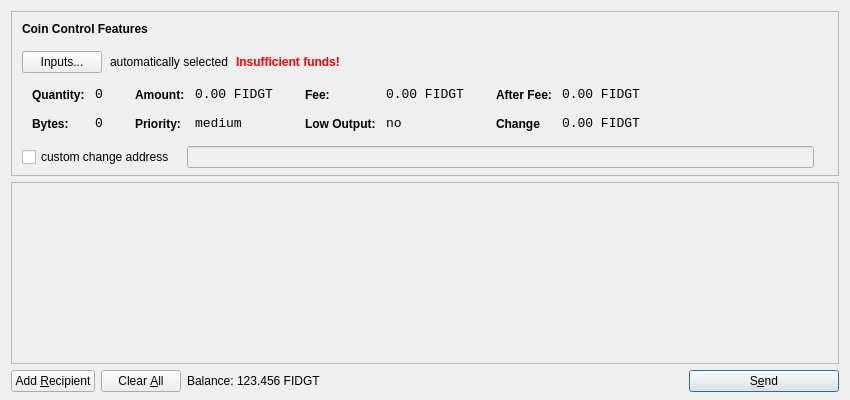
<?xml version="1.0" encoding="UTF-8"?>
<ui version="4.0">
 <class>SendCoinsDialog</class>
 <widget class="QDialog" name="SendCoinsDialog">
  <property name="geometry">
   <rect>
    <x>0</x>
    <y>0</y>
    <width>850</width>
    <height>400</height>
   </rect>
  </property>
  <property name="windowTitle">
   <string>Send Coins</string>
  </property>
  <layout class="QVBoxLayout" name="verticalLayout" stretch="0,1,0">
   <property name="bottomMargin">
    <number>8</number>
   </property>
   <item>
    <widget class="QFrame" name="frameCoinControl">
     <property name="sizePolicy">
      <sizepolicy hsizetype="Expanding" vsizetype="Expanding">
       <horstretch>0</horstretch>
       <verstretch>0</verstretch>
      </sizepolicy>
     </property>
     <property name="maximumSize">
      <size>
       <width>16777215</width>
       <height>16777215</height>
      </size>
     </property>
     <property name="frameShape">
      <enum>QFrame::StyledPanel</enum>
     </property>
     <property name="frameShadow">
      <enum>QFrame::Sunken</enum>
     </property>
     <layout class="QVBoxLayout" name="verticalLayoutCoinControl2">
      <property name="spacing">
       <number>6</number>
      </property>
      <property name="leftMargin">
       <number>0</number>
      </property>
      <property name="topMargin">
       <number>0</number>
      </property>
      <property name="rightMargin">
       <number>0</number>
      </property>
      <property name="bottomMargin">
       <number>6</number>
      </property>
      <item>
       <layout class="QVBoxLayout" name="verticalLayoutCoinControl" stretch="0,0,0,0,1">
        <property name="spacing">
         <number>0</number>
        </property>
        <property name="leftMargin">
         <number>10</number>
        </property>
        <property name="topMargin">
         <number>10</number>
        </property>
        <item>
         <layout class="QHBoxLayout" name="horizontalLayoutCoinControl1">
          <property name="bottomMargin">
           <number>15</number>
          </property>
          <item>
           <widget class="QLabel" name="labelCoinControlFeatures">
            <property name="sizePolicy">
             <sizepolicy hsizetype="Preferred" vsizetype="Maximum">
              <horstretch>0</horstretch>
              <verstretch>0</verstretch>
             </sizepolicy>
            </property>
            <property name="font">
             <font>
              <weight>75</weight>
              <bold>true</bold>
             </font>
            </property>
            <property name="styleSheet">
             <string notr="true">font-weight:bold;</string>
            </property>
            <property name="text">
             <string>Coin Control Features</string>
            </property>
           </widget>
          </item>
         </layout>
        </item>
        <item>
         <layout class="QHBoxLayout" name="horizontalLayoutCoinControl2" stretch="0,0,0,0">
          <property name="spacing">
           <number>8</number>
          </property>
          <property name="bottomMargin">
           <number>10</number>
          </property>
          <item>
           <widget class="QPushButton" name="pushButtonCoinControl">
            <property name="styleSheet">
             <string notr="true"/>
            </property>
            <property name="text">
             <string>Inputs...</string>
            </property>
           </widget>
          </item>
          <item>
           <widget class="QLabel" name="labelCoinControlAutomaticallySelected">
            <property name="text">
             <string>automatically selected</string>
            </property>
            <property name="margin">
             <number>5</number>
            </property>
           </widget>
          </item>
          <item>
           <widget class="QLabel" name="labelCoinControlInsuffFunds">
            <property name="font">
             <font>
              <weight>75</weight>
              <bold>true</bold>
             </font>
            </property>
            <property name="styleSheet">
             <string notr="true">color:red;font-weight:bold;</string>
            </property>
            <property name="text">
             <string>Insufficient funds!</string>
            </property>
            <property name="margin">
             <number>5</number>
            </property>
           </widget>
          </item>
          <item>
           <spacer name="horizontalSpacerCoinControl">
            <property name="orientation">
             <enum>Qt::Horizontal</enum>
            </property>
            <property name="sizeHint" stdset="0">
             <size>
              <width>40</width>
              <height>1</height>
             </size>
            </property>
           </spacer>
          </item>
         </layout>
        </item>
        <item>
         <widget class="QWidget" name="widgetCoinControl" native="true">
          <property name="sizePolicy">
           <sizepolicy hsizetype="Preferred" vsizetype="Preferred">
            <horstretch>0</horstretch>
            <verstretch>0</verstretch>
           </sizepolicy>
          </property>
          <property name="minimumSize">
           <size>
            <width>0</width>
            <height>0</height>
           </size>
          </property>
          <property name="styleSheet">
           <string notr="true"/>
          </property>
          <layout class="QHBoxLayout" name="horizontalLayoutCoinControl5">
           <property name="margin">
            <number>0</number>
           </property>
           <item>
            <layout class="QHBoxLayout" name="horizontalLayoutCoinControl3" stretch="0,0,0,1">
             <property name="spacing">
              <number>20</number>
             </property>
             <property name="topMargin">
              <number>0</number>
             </property>
             <property name="bottomMargin">
              <number>10</number>
             </property>
             <item>
              <layout class="QFormLayout" name="formLayoutCoinControl1">
               <property name="horizontalSpacing">
                <number>10</number>
               </property>
               <property name="verticalSpacing">
                <number>14</number>
               </property>
               <property name="leftMargin">
                <number>10</number>
               </property>
               <property name="topMargin">
                <number>4</number>
               </property>
               <property name="rightMargin">
                <number>6</number>
               </property>
               <item row="0" column="0">
                <widget class="QLabel" name="labelCoinControlQuantityText">
                 <property name="styleSheet">
                  <string notr="true">font-weight:bold;</string>
                 </property>
                 <property name="text">
                  <string>Quantity:</string>
                 </property>
                 <property name="margin">
                  <number>0</number>
                 </property>
                </widget>
               </item>
               <item row="0" column="1">
                <widget class="QLabel" name="labelCoinControlQuantity">
                 <property name="font">
                  <font>
                   <family>Monospace</family>
                   <pointsize>10</pointsize>
                  </font>
                 </property>
                 <property name="cursor">
                  <cursorShape>IBeamCursor</cursorShape>
                 </property>
                 <property name="contextMenuPolicy">
                  <enum>Qt::ActionsContextMenu</enum>
                 </property>
                 <property name="text">
                  <string>0</string>
                 </property>
                 <property name="margin">
                  <number>0</number>
                 </property>
                 <property name="textInteractionFlags">
                  <set>Qt::LinksAccessibleByMouse|Qt::TextSelectableByKeyboard|Qt::TextSelectableByMouse</set>
                 </property>
                </widget>
               </item>
               <item row="1" column="0">
                <widget class="QLabel" name="labelCoinControlBytesText">
                 <property name="styleSheet">
                  <string notr="true">font-weight:bold;</string>
                 </property>
                 <property name="text">
                  <string>Bytes:</string>
                 </property>
                </widget>
               </item>
               <item row="1" column="1">
                <widget class="QLabel" name="labelCoinControlBytes">
                 <property name="font">
                  <font>
                   <family>Monospace</family>
                   <pointsize>10</pointsize>
                  </font>
                 </property>
                 <property name="cursor">
                  <cursorShape>IBeamCursor</cursorShape>
                 </property>
                 <property name="contextMenuPolicy">
                  <enum>Qt::ActionsContextMenu</enum>
                 </property>
                 <property name="text">
                  <string>0</string>
                 </property>
                 <property name="textInteractionFlags">
                  <set>Qt::LinksAccessibleByMouse|Qt::TextSelectableByKeyboard|Qt::TextSelectableByMouse</set>
                 </property>
                </widget>
               </item>
              </layout>
             </item>
             <item>
              <layout class="QFormLayout" name="formLayoutCoinControl2">
               <property name="horizontalSpacing">
                <number>10</number>
               </property>
               <property name="verticalSpacing">
                <number>14</number>
               </property>
               <property name="leftMargin">
                <number>6</number>
               </property>
               <property name="topMargin">
                <number>4</number>
               </property>
               <property name="rightMargin">
                <number>6</number>
               </property>
               <item row="0" column="0">
                <widget class="QLabel" name="labelCoinControlAmountText">
                 <property name="styleSheet">
                  <string notr="true">font-weight:bold;</string>
                 </property>
                 <property name="text">
                  <string>Amount:</string>
                 </property>
                 <property name="margin">
                  <number>0</number>
                 </property>
                </widget>
               </item>
               <item row="0" column="1">
                <widget class="QLabel" name="labelCoinControlAmount">
                 <property name="font">
                  <font>
                   <family>Monospace</family>
                   <pointsize>10</pointsize>
                  </font>
                 </property>
                 <property name="cursor">
                  <cursorShape>IBeamCursor</cursorShape>
                 </property>
                 <property name="contextMenuPolicy">
                  <enum>Qt::ActionsContextMenu</enum>
                 </property>
                 <property name="text">
                  <string>0.00 FIDGT</string>
                 </property>
                 <property name="textInteractionFlags">
                  <set>Qt::LinksAccessibleByMouse|Qt::TextSelectableByKeyboard|Qt::TextSelectableByMouse</set>
                 </property>
                </widget>
               </item>
               <item row="1" column="0">
                <widget class="QLabel" name="labelCoinControlPriorityText">
                 <property name="styleSheet">
                  <string notr="true">font-weight:bold;</string>
                 </property>
                 <property name="text">
                  <string>Priority:</string>
                 </property>
                </widget>
               </item>
               <item row="1" column="1">
                <widget class="QLabel" name="labelCoinControlPriority">
                 <property name="font">
                  <font>
                   <family>Monospace</family>
                   <pointsize>10</pointsize>
                  </font>
                 </property>
                 <property name="cursor">
                  <cursorShape>IBeamCursor</cursorShape>
                 </property>
                 <property name="contextMenuPolicy">
                  <enum>Qt::ActionsContextMenu</enum>
                 </property>
                 <property name="text">
                  <string>medium</string>
                 </property>
                 <property name="textInteractionFlags">
                  <set>Qt::LinksAccessibleByMouse|Qt::TextSelectableByKeyboard|Qt::TextSelectableByMouse</set>
                 </property>
                </widget>
               </item>
              </layout>
             </item>
             <item>
              <layout class="QFormLayout" name="formLayoutCoinControl3">
               <property name="horizontalSpacing">
                <number>10</number>
               </property>
               <property name="verticalSpacing">
                <number>14</number>
               </property>
               <property name="leftMargin">
                <number>6</number>
               </property>
               <property name="topMargin">
                <number>4</number>
               </property>
               <property name="rightMargin">
                <number>6</number>
               </property>
               <item row="0" column="0">
                <widget class="QLabel" name="labelCoinControlFeeText">
                 <property name="styleSheet">
                  <string notr="true">font-weight:bold;</string>
                 </property>
                 <property name="text">
                  <string>Fee:</string>
                 </property>
                 <property name="margin">
                  <number>0</number>
                 </property>
                </widget>
               </item>
               <item row="0" column="1">
                <widget class="QLabel" name="labelCoinControlFee">
                 <property name="font">
                  <font>
                   <family>Monospace</family>
                   <pointsize>10</pointsize>
                  </font>
                 </property>
                 <property name="cursor">
                  <cursorShape>IBeamCursor</cursorShape>
                 </property>
                 <property name="contextMenuPolicy">
                  <enum>Qt::ActionsContextMenu</enum>
                 </property>
                 <property name="text">
                  <string>0.00 FIDGT</string>
                 </property>
                 <property name="textInteractionFlags">
                  <set>Qt::LinksAccessibleByMouse|Qt::TextSelectableByKeyboard|Qt::TextSelectableByMouse</set>
                 </property>
                </widget>
               </item>
               <item row="1" column="0">
                <widget class="QLabel" name="labelCoinControlLowOutputText">
                 <property name="styleSheet">
                  <string notr="true">font-weight:bold;</string>
                 </property>
                 <property name="text">
                  <string>Low Output:</string>
                 </property>
                </widget>
               </item>
               <item row="1" column="1">
                <widget class="QLabel" name="labelCoinControlLowOutput">
                 <property name="font">
                  <font>
                   <family>Monospace</family>
                   <pointsize>10</pointsize>
                  </font>
                 </property>
                 <property name="cursor">
                  <cursorShape>IBeamCursor</cursorShape>
                 </property>
                 <property name="contextMenuPolicy">
                  <enum>Qt::ActionsContextMenu</enum>
                 </property>
                 <property name="text">
                  <string>no</string>
                 </property>
                 <property name="textInteractionFlags">
                  <set>Qt::LinksAccessibleByMouse|Qt::TextSelectableByKeyboard|Qt::TextSelectableByMouse</set>
                 </property>
                </widget>
               </item>
              </layout>
             </item>
             <item>
              <layout class="QFormLayout" name="formLayoutCoinControl4">
               <property name="horizontalSpacing">
                <number>10</number>
               </property>
               <property name="verticalSpacing">
                <number>14</number>
               </property>
               <property name="leftMargin">
                <number>6</number>
               </property>
               <property name="topMargin">
                <number>4</number>
               </property>
               <property name="rightMargin">
                <number>6</number>
               </property>
               <item row="0" column="0">
                <widget class="QLabel" name="labelCoinControlAfterFeeText">
                 <property name="styleSheet">
                  <string notr="true">font-weight:bold;</string>
                 </property>
                 <property name="text">
                  <string>After Fee:</string>
                 </property>
                 <property name="margin">
                  <number>0</number>
                 </property>
                </widget>
               </item>
               <item row="0" column="1">
                <widget class="QLabel" name="labelCoinControlAfterFee">
                 <property name="font">
                  <font>
                   <family>Monospace</family>
                   <pointsize>10</pointsize>
                  </font>
                 </property>
                 <property name="cursor">
                  <cursorShape>IBeamCursor</cursorShape>
                 </property>
                 <property name="contextMenuPolicy">
                  <enum>Qt::ActionsContextMenu</enum>
                 </property>
                 <property name="text">
                  <string>0.00 FIDGT</string>
                 </property>
                 <property name="textInteractionFlags">
                  <set>Qt::LinksAccessibleByMouse|Qt::TextSelectableByKeyboard|Qt::TextSelectableByMouse</set>
                 </property>
                </widget>
               </item>
               <item row="1" column="0">
                <widget class="QLabel" name="labelCoinControlChangeText">
                 <property name="styleSheet">
                  <string notr="true">font-weight:bold;</string>
                 </property>
                 <property name="text">
                  <string>Change</string>
                 </property>
                </widget>
               </item>
               <item row="1" column="1">
                <widget class="QLabel" name="labelCoinControlChange">
                 <property name="font">
                  <font>
                   <family>Monospace</family>
                   <pointsize>10</pointsize>
                  </font>
                 </property>
                 <property name="cursor">
                  <cursorShape>IBeamCursor</cursorShape>
                 </property>
                 <property name="contextMenuPolicy">
                  <enum>Qt::ActionsContextMenu</enum>
                 </property>
                 <property name="text">
                  <string>0.00 FIDGT</string>
                 </property>
                 <property name="textInteractionFlags">
                  <set>Qt::LinksAccessibleByMouse|Qt::TextSelectableByKeyboard|Qt::TextSelectableByMouse</set>
                 </property>
                </widget>
               </item>
              </layout>
             </item>
            </layout>
           </item>
          </layout>
         </widget>
        </item>
        <item>
         <layout class="QHBoxLayout" name="horizontalLayoutCoinControl4" stretch="0,0,0">
          <property name="spacing">
           <number>12</number>
          </property>
          <property name="sizeConstraint">
           <enum>QLayout::SetDefaultConstraint</enum>
          </property>
          <property name="topMargin">
           <number>5</number>
          </property>
          <property name="rightMargin">
           <number>5</number>
          </property>
          <item>
           <widget class="QCheckBox" name="checkBoxCoinControlChange">
            <property name="text">
             <string>custom change address</string>
            </property>
           </widget>
          </item>
          <item>
           <widget class="QLineEdit" name="lineEditCoinControlChange">
            <property name="enabled">
             <bool>false</bool>
            </property>
            <property name="sizePolicy">
             <sizepolicy hsizetype="Expanding" vsizetype="Fixed">
              <horstretch>0</horstretch>
              <verstretch>0</verstretch>
             </sizepolicy>
            </property>
           </widget>
          </item>
          <item>
           <widget class="QLabel" name="labelCoinControlChangeLabel">
            <property name="sizePolicy">
             <sizepolicy hsizetype="Preferred" vsizetype="Expanding">
              <horstretch>0</horstretch>
              <verstretch>0</verstretch>
             </sizepolicy>
            </property>
            <property name="minimumSize">
             <size>
              <width>0</width>
              <height>0</height>
             </size>
            </property>
            <property name="text">
             <string/>
            </property>
            <property name="margin">
             <number>3</number>
            </property>
           </widget>
          </item>
         </layout>
        </item>
        <item>
         <spacer name="verticalSpacerCoinControl">
          <property name="orientation">
           <enum>Qt::Vertical</enum>
          </property>
          <property name="sizeHint" stdset="0">
           <size>
            <width>800</width>
            <height>1</height>
           </size>
          </property>
         </spacer>
        </item>
       </layout>
      </item>
     </layout>
    </widget>
   </item>
   <item>
    <widget class="QScrollArea" name="scrollArea">
     <property name="widgetResizable">
      <bool>true</bool>
     </property>
     <widget class="QWidget" name="scrollAreaWidgetContents">
      <property name="geometry">
       <rect>
        <x>0</x>
        <y>0</y>
        <width>830</width>
        <height>172</height>
       </rect>
      </property>
      <layout class="QVBoxLayout" name="verticalLayout_2">
       <property name="margin">
        <number>0</number>
       </property>
       <item>
        <layout class="QVBoxLayout" name="entries">
         <property name="spacing">
          <number>6</number>
         </property>
        </layout>
       </item>
       <item>
        <spacer name="verticalSpacer">
         <property name="orientation">
          <enum>Qt::Vertical</enum>
         </property>
         <property name="sizeHint" stdset="0">
          <size>
           <width>20</width>
           <height>40</height>
          </size>
         </property>
        </spacer>
       </item>
      </layout>
     </widget>
    </widget>
   </item>
   <item>
    <layout class="QHBoxLayout" name="horizontalLayout">
     <item>
      <widget class="QPushButton" name="addButton">
       <property name="toolTip">
        <string>Send to multiple recipients at once</string>
       </property>
       <property name="text">
        <string>Add &amp;Recipient</string>
       </property>
       <property name="icon">
        <iconset resource="../bitcoin.qrc">
         <normaloff>:/icons/add</normaloff>:/icons/add</iconset>
       </property>
       <property name="autoDefault">
        <bool>false</bool>
       </property>
      </widget>
     </item>
     <item>
      <widget class="QPushButton" name="clearButton">
       <property name="sizePolicy">
        <sizepolicy hsizetype="Minimum" vsizetype="Fixed">
         <horstretch>0</horstretch>
         <verstretch>0</verstretch>
        </sizepolicy>
       </property>
       <property name="toolTip">
        <string>Remove all transaction fields</string>
       </property>
       <property name="text">
        <string>Clear &amp;All</string>
       </property>
       <property name="icon">
        <iconset resource="../bitcoin.qrc">
         <normaloff>:/icons/remove</normaloff>:/icons/remove</iconset>
       </property>
       <property name="autoRepeatDelay">
        <number>300</number>
       </property>
       <property name="autoDefault">
        <bool>false</bool>
       </property>
      </widget>
     </item>
     <item>
      <layout class="QHBoxLayout" name="horizontalLayout_2">
       <property name="spacing">
        <number>3</number>
       </property>
       <item>
        <widget class="QLabel" name="label">
         <property name="sizePolicy">
          <sizepolicy hsizetype="Preferred" vsizetype="Fixed">
           <horstretch>0</horstretch>
           <verstretch>0</verstretch>
          </sizepolicy>
         </property>
         <property name="text">
          <string>Balance:</string>
         </property>
        </widget>
       </item>
       <item>
        <widget class="QLabel" name="labelBalance">
         <property name="sizePolicy">
          <sizepolicy hsizetype="Preferred" vsizetype="Fixed">
           <horstretch>0</horstretch>
           <verstretch>0</verstretch>
          </sizepolicy>
         </property>
         <property name="cursor">
          <cursorShape>IBeamCursor</cursorShape>
         </property>
         <property name="text">
          <string>123.456 FIDGT</string>
         </property>
         <property name="textInteractionFlags">
          <set>Qt::LinksAccessibleByMouse|Qt::TextSelectableByKeyboard|Qt::TextSelectableByMouse</set>
         </property>
        </widget>
       </item>
      </layout>
     </item>
     <item>
      <spacer name="horizontalSpacer">
       <property name="orientation">
        <enum>Qt::Horizontal</enum>
       </property>
       <property name="sizeHint" stdset="0">
        <size>
         <width>40</width>
         <height>20</height>
        </size>
       </property>
      </spacer>
     </item>
     <item>
      <widget class="QPushButton" name="sendButton">
       <property name="minimumSize">
        <size>
         <width>150</width>
         <height>0</height>
        </size>
       </property>
       <property name="toolTip">
        <string>Confirm the send action</string>
       </property>
       <property name="text">
        <string>S&amp;end</string>
       </property>
       <property name="icon">
        <iconset resource="../bitcoin.qrc">
         <normaloff>:/icons/send</normaloff>:/icons/send</iconset>
       </property>
       <property name="default">
        <bool>true</bool>
       </property>
      </widget>
     </item>
    </layout>
   </item>
  </layout>
 </widget>
 <resources>
  <include location="../bitcoin.qrc"/>
 </resources>
 <connections/>
</ui>
